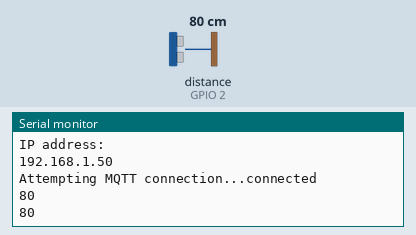
Recording of a sketch running on a simulated ESP32. Shown: the last lines printed to the serial monitor. Wiring (inferred from the names in the program): ultrasonic range finder: trigger GPIO 4; echo GPIO 2. The test bench sets the inputs (shaded band); at power-on: distance to the obstacle (sensor on GPIO 2) 80 cm. The echo pulse lasts 58.3 µs per cm; WiFi joins after 1.5 s; servers stay silent unless stated; no MQTT or app messages arrive unless stated.

Above: at 2.7 s.
2.8 s: distance to the obstacle (sensor on GPIO 2) set to 2 cm
At 4.1 s:
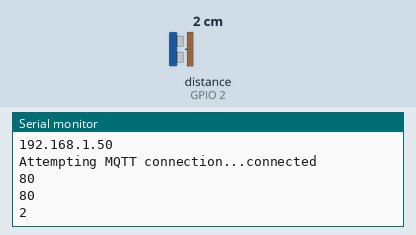
4.3 s: distance to the obstacle (sensor on GPIO 2) set to 4 cm
At 5.2 s:
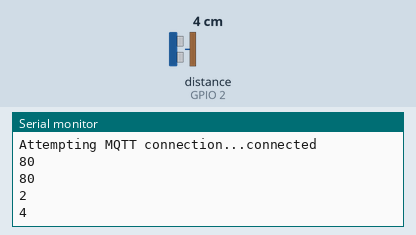
Timing chart, 0 to 7.3 s (numbered marks = the images above; inputs shaded):
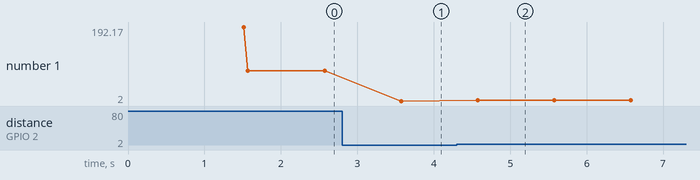

Measured:
- after the input at 2.8 s, the serial monitor: prints a new line after 0.78 s (image 1)
- after the input at 4.3 s, the serial monitor: prints a new line after 0.28 s (image 2)
- plotted number 1: 80 → 2 after the input at 2.8 s, 2 → 4 after the input at 4.3 s

The sketch:

sketch_dec11b.ino
```cpp
#include <WiFi.h>
#include <PubSubClient.h>

// WiFi credentials
const char* ssid = "NB_A";
const char* password = "12345Niraj";

// MQTT broker details
const char* mqtt_server = "192.168.137.71";  // Replace with your MQTT broker address
const int mqtt_port = 1883;
const char* distance_topic = "ultrasonic/distance";

// Ultrasonic sensor pins
const int trigPin = 4;
const int echoPin = 2;

// Initialize WiFi and MQTT clients
WiFiClient espClient;
PubSubClient client(espClient);

void setup() {
  Serial.begin(115200);

  // Set up ultrasonic sensor pins
  pinMode(trigPin, OUTPUT);
  pinMode(echoPin, INPUT);

  // Connect to WiFi
  setup_wifi();

  // Set up MQTT server
  client.setServer(mqtt_server, mqtt_port);
}

void loop() {
  if (!client.connected()) {
    reconnect();
  }
  client.loop();

  // Measure distance
  long duration, distance;
  digitalWrite(trigPin, LOW);
  delayMicroseconds(2);
  digitalWrite(trigPin, HIGH);
  delayMicroseconds(10);
  digitalWrite(trigPin, LOW);
  duration = pulseIn(echoPin, HIGH);
  distance = (duration / 58.2);

  String disp = String(distance);
  Serial.println(distance);  // Convert to cm

  // Publish distance to MQTT broker
  char distanceStr[8];
  dtostrf(distance, 1, 2, distanceStr);
  client.publish(distance_topic, distanceStr);

  delay(1000);  // Wait for a second before next measurement
}

void setup_wifi() {
  delay(10);
  Serial.println();
  Serial.print("Connecting to ");
  Serial.println(ssid);

  WiFi.begin(ssid, password);

  while (WiFi.status() != WL_CONNECTED) {
    delay(500);
    Serial.print(".");
  }

  Serial.println("");
  Serial.println("WiFi connected");
  Serial.println("IP address: ");
  Serial.println(WiFi.localIP());
}

void reconnect() {
  while (!client.connected()) {
    Serial.print("Attempting MQTT connection...");
    if (client.connect("ESP32Client")) {  // Use a unique client ID
      Serial.println("connected");
    } else {
      Serial.print("failed, rc=");
      Serial.print(client.state());
      Serial.println(" try again in 5 seconds");
      delay(5000);
    }
  }
}
```
